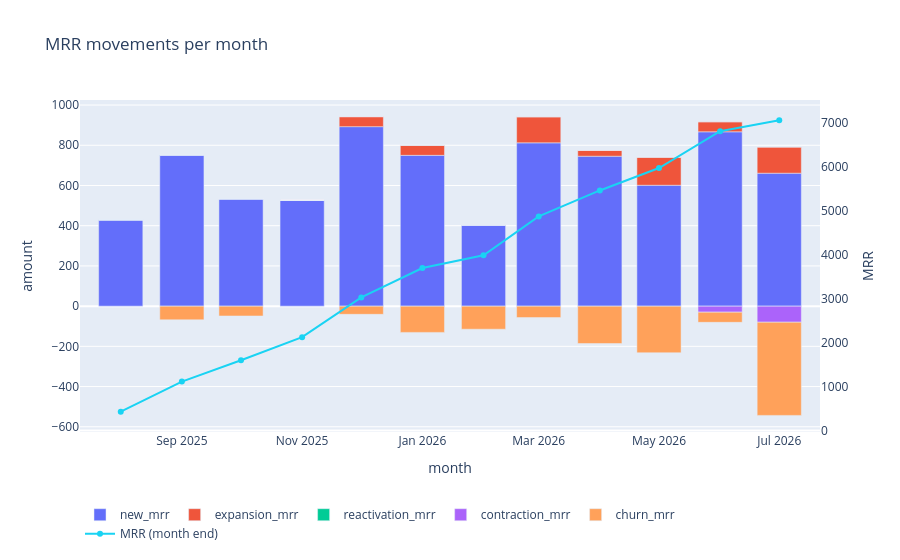

The notebook cell saved with this chart:
### Code cell
movements = mrr.melt(
    id_vars="month",
    value_vars=["new_mrr", "expansion_mrr", "reactivation_mrr", "contraction_mrr", "churn_mrr"],
    var_name="movement",
    value_name="amount",
)

fig = px.bar(movements, x="month", y="amount", color="movement", title="MRR movements per month")
fig.add_scatter(x=mrr.month, y=mrr.mrr, name="MRR (month end)", mode="lines+markers", yaxis="y2")
fig.update_layout(
    yaxis2=dict(overlaying="y", side="right", title="MRR", showgrid=False),
    legend=dict(orientation="h", yanchor="bottom", y=-0.35, title=None),
    margin=dict(r=80),
)

### Figure 1 — Plotly figure (JSON) as saved in the notebook; plotly's stock layout.template omitted (floating-point values rounded to 4 significant figures)
{"data": [{"hovertemplate": "movement=new_mrr<br>month=%{x}<br>amount=%{y}<extra></extra>", "legendgroup": "new_mrr", "marker": {"color": "#636efa", "pattern": {"shape": ""}}, "name": "new_mrr", "orientation": "v", "showlegend": true, "textposition": "auto", "type": "bar", "x": ["2025-08-01T00:00:00", "2025-09-01T00:00:00", "2025-10-01T00:00:00", "2025-11-01T00:00:00", "2025-12-01T00:00:00", "2026-01-01T00:00:00", "2026-02-01T00:00:00", "2026-03-01T00:00:00", "2026-04-01T00:00:00", "2026-05-01T00:00:00", "2026-06-01T00:00:00", "2026-07-01T00:00:00"], "xaxis": "x", "y": [429.1, 751.6, 533.1, 525.7, 892.6, 750.0, 403.0, 812.1, 745.6, 601.1, 867.0, 661.2], "yaxis": "y"}, {"hovertemplate": "movement=expansion_mrr<br>month=%{x}<br>amount=%{y}<extra></extra>", "legendgroup": "expansion_mrr", "marker": {"color": "#EF553B", "pattern": {"shape": ""}}, "name": "expansion_mrr", "orientation": "v", "showlegend": true, "textposition": "auto", "type": "bar", "x": ["2025-08-01T00:00:00", "2025-09-01T00:00:00", "2025-10-01T00:00:00", "2025-11-01T00:00:00", "2025-12-01T00:00:00", "2026-01-01T00:00:00", "2026-02-01T00:00:00", "2026-03-01T00:00:00", "2026-04-01T00:00:00", "2026-05-01T00:00:00", "2026-06-01T00:00:00", "2026-07-01T00:00:00"], "xaxis": "x", "y": [0.0, 0.0, 0.0, 0.0, 50.0, 50.0, 0.0, 130.0, 30.0, 140.0, 50.0, 130.0], "yaxis": "y"}, {"hovertemplate": "movement=reactivation_mrr<br>month=%{x}<br>amount=%{y}<extra></extra>", "legendgroup": "reactivation_mrr", "marker": {"color": "#00cc96", "pattern": {"shape": ""}}, "name": "reactivation_mrr", "orientation": "v", "showlegend": true, "textposition": "auto", "type": "bar", "x": ["2025-08-01T00:00:00", "2025-09-01T00:00:00", "2025-10-01T00:00:00", "2025-11-01T00:00:00", "2025-12-01T00:00:00", "2026-01-01T00:00:00", "2026-02-01T00:00:00", "2026-03-01T00:00:00", "2026-04-01T00:00:00", "2026-05-01T00:00:00", "2026-06-01T00:00:00", "2026-07-01T00:00:00"], "xaxis": "x", "y": [0.0, 0.0, 0.0, 0.0, 0.0, 0.0, 0.0, 0.0, 0.0, 0.0, 0.0, 0.0], "yaxis": "y"}, {"hovertemplate": "movement=contraction_mrr<br>month=%{x}<br>amount=%{y}<extra></extra>", "legendgroup": "contraction_mrr", "marker": {"color": "#ab63fa", "pattern": {"shape": ""}}, "name": "contraction_mrr", "orientation": "v", "showlegend": true, "textposition": "auto", "type": "bar", "x": ["2025-08-01T00:00:00", "2025-09-01T00:00:00", "2025-10-01T00:00:00", "2025-11-01T00:00:00", "2025-12-01T00:00:00", "2026-01-01T00:00:00", "2026-02-01T00:00:00", "2026-03-01T00:00:00", "2026-04-01T00:00:00", "2026-05-01T00:00:00", "2026-06-01T00:00:00", "2026-07-01T00:00:00"], "xaxis": "x", "y": [0.0, 0.0, 0.0, 0.0, 0.0, 0.0, 0.0, 0.0, 0.0, 0.0, -30.0, -80.0], "yaxis": "y"}, {"hovertemplate": "movement=churn_mrr<br>month=%{x}<br>amount=%{y}<extra></extra>", "legendgroup": "churn_mrr", "marker": {"color": "#FFA15A", "pattern": {"shape": ""}}, "name": "churn_mrr", "orientation": "v", "showlegend": true, "textposition": "auto", "type": "bar", "x": ["2025-08-01T00:00:00", "2025-09-01T00:00:00", "2025-10-01T00:00:00", "2025-11-01T00:00:00", "2025-12-01T00:00:00", "2026-01-01T00:00:00", "2026-02-01T00:00:00", "2026-03-01T00:00:00", "2026-04-01T00:00:00", "2026-05-01T00:00:00", "2026-06-01T00:00:00", "2026-07-01T00:00:00"], "xaxis": "x", "y": [0.0, -68.0, -49.0, 0.0, -40.83, -130.7, -114.8, -57.0, -186.0, -231.8, -50.66, -463.5], "yaxis": "y"}, {"mode": "lines+markers", "name": "MRR (month end)", "type": "scatter", "x": ["2025-08-01T00:00:00", "2025-09-01T00:00:00", "2025-10-01T00:00:00", "2025-11-01T00:00:00", "2025-12-01T00:00:00", "2026-01-01T00:00:00", "2026-02-01T00:00:00", "2026-03-01T00:00:00", "2026-04-01T00:00:00", "2026-05-01T00:00:00", "2026-06-01T00:00:00", "2026-07-01T00:00:00"], "y": [429.1, 1113.0, 1597.0, 2123.0, 3024.0, 3694.0, 3982.0, 4867.0, 5457.0, 5966.0, 6802.0, 7050.0], "yaxis": "y2"}], "layout": {"barmode": "relative", "legend": {"orientation": "h", "title": {}, "tracegroupgap": 0, "y": -0.35, "yanchor": "bottom"}, "margin": {"r": 80}, "title": {"text": "MRR movements per month"}, "xaxis": {"anchor": "y", "domain": [0, 1], "title": {"text": "month"}}, "yaxis": {"anchor": "x", "domain": [0, 1], "title": {"text": "amount"}}, "yaxis2": {"overlaying": "y", "showgrid": false, "side": "right", "title": {"text": "MRR"}}}}
